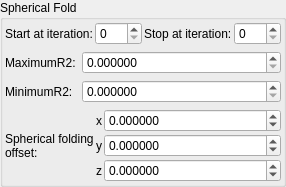
    <widget class="QGroupBox" name="groupBox_2">
     <property name="title">
      <string>Spherical Fold</string>
     </property>
     <layout class="QVBoxLayout" name="verticalLayout_4">
      <property name="leftMargin">
       <number>2</number>
      </property>
      <property name="topMargin">
       <number>2</number>
      </property>
      <property name="rightMargin">
       <number>2</number>
      </property>
      <property name="bottomMargin">
       <number>2</number>
      </property>
      <item>
       <layout class="QGridLayout" name="gridLayout_78">
        <property name="spacing">
         <number>2</number>
        </property>
        <item row="3" column="2">
         <widget class="QLabel" name="label_50">
          <property name="text">
           <string>Stop at iteration:</string>
          </property>
         </widget>
        </item>
        <item row="3" column="1">
         <widget class="MySpinBox" name="spinboxInt_transf_start_iterations_S">
          <property name="sizePolicy">
           <sizepolicy hsizetype="Minimum" vsizetype="Maximum">
            <horstretch>0</horstretch>
            <verstretch>0</verstretch>
           </sizepolicy>
          </property>
          <property name="minimum">
           <number>0</number>
          </property>
          <property name="maximum">
           <number>999</number>
          </property>
          <property name="value">
           <number>0</number>
          </property>
         </widget>
        </item>
        <item row="3" column="3">
         <widget class="MySpinBox" name="spinboxInt_transf_stop_iterations_S">
          <property name="sizePolicy">
           <sizepolicy hsizetype="Preferred" vsizetype="Maximum">
            <horstretch>0</horstretch>
            <verstretch>0</verstretch>
           </sizepolicy>
          </property>
          <property name="maximum">
           <number>999</number>
          </property>
         </widget>
        </item>
        <item row="3" column="0">
         <widget class="QLabel" name="label_70">
          <property name="text">
           <string>Start at iteration:</string>
          </property>
         </widget>
        </item>
       </layout>
      </item>
      <item>
       <layout class="QGridLayout" name="gridLayout_7" columnstretch="0,1">
        <item row="0" column="1">
         <widget class="MyDoubleSpinBox" name="spinbox_transf_maxR2_1">
          <property name="sizePolicy">
           <sizepolicy hsizetype="Minimum" vsizetype="Maximum">
            <horstretch>0</horstretch>
            <verstretch>0</verstretch>
           </sizepolicy>
          </property>
          <property name="prefix">
           <string/>
          </property>
          <property name="suffix">
           <string/>
          </property>
          <property name="decimals">
           <number>6</number>
          </property>
          <property name="minimum">
           <double>0.000000000000000</double>
          </property>
          <property name="maximum">
           <double>99.989999999999995</double>
          </property>
          <property name="singleStep">
           <double>0.100000000000000</double>
          </property>
         </widget>
        </item>
        <item row="1" column="0">
         <widget class="QLabel" name="label_31">
          <property name="text">
           <string>MinimumR2:</string>
          </property>
         </widget>
        </item>
        <item row="1" column="1">
         <widget class="MyDoubleSpinBox" name="spinbox_transf_minR2_p25">
          <property name="sizePolicy">
           <sizepolicy hsizetype="Minimum" vsizetype="Maximum">
            <horstretch>0</horstretch>
            <verstretch>0</verstretch>
           </sizepolicy>
          </property>
          <property name="prefix">
           <string/>
          </property>
          <property name="suffix">
           <string/>
          </property>
          <property name="decimals">
           <number>6</number>
          </property>
          <property name="minimum">
           <double>0.000000000000000</double>
          </property>
          <property name="maximum">
           <double>99.989999999999995</double>
          </property>
          <property name="singleStep">
           <double>0.100000000000000</double>
          </property>
         </widget>
        </item>
        <item row="0" column="0">
         <widget class="QLabel" name="label_22">
          <property name="text">
           <string>MaximumR2:</string>
          </property>
         </widget>
        </item>
       </layout>
      </item>
      <item>
       <layout class="QGridLayout" name="gridLayout_19" columnstretch="0,0,1">
        <property name="spacing">
         <number>2</number>
        </property>
        <item row="3" column="1">
         <widget class="QLabel" name="label_128">
          <property name="sizePolicy">
           <sizepolicy hsizetype="Preferred" vsizetype="Preferred">
            <horstretch>0</horstretch>
            <verstretch>0</verstretch>
           </sizepolicy>
          </property>
          <property name="text">
           <string notr="true">x</string>
          </property>
          <property name="alignment">
           <set>Qt::AlignRight|Qt::AlignTrailing|Qt::AlignVCenter</set>
          </property>
         </widget>
        </item>
        <item row="5" column="1">
         <widget class="QLabel" name="label_126">
          <property name="sizePolicy">
           <sizepolicy hsizetype="Preferred" vsizetype="Preferred">
            <horstretch>0</horstretch>
            <verstretch>0</verstretch>
           </sizepolicy>
          </property>
          <property name="text">
           <string notr="true">z</string>
          </property>
          <property name="alignment">
           <set>Qt::AlignRight|Qt::AlignTrailing|Qt::AlignVCenter</set>
          </property>
         </widget>
        </item>
        <item row="3" column="0" rowspan="3">
         <widget class="QLabel" name="label_18">
          <property name="text">
           <string>Spherical folding
offset:</string>
          </property>
         </widget>
        </item>
        <item row="4" column="1">
         <widget class="QLabel" name="label_127">
          <property name="sizePolicy">
           <sizepolicy hsizetype="Preferred" vsizetype="Preferred">
            <horstretch>0</horstretch>
            <verstretch>0</verstretch>
           </sizepolicy>
          </property>
          <property name="text">
           <string notr="true">y</string>
          </property>
          <property name="alignment">
           <set>Qt::AlignRight|Qt::AlignTrailing|Qt::AlignVCenter</set>
          </property>
         </widget>
        </item>
        <item row="4" column="2">
         <widget class="MyDoubleSpinBox" name="spinbox3_mandelbox_offset_y">
          <property name="sizePolicy">
           <sizepolicy hsizetype="Minimum" vsizetype="Maximum">
            <horstretch>0</horstretch>
            <verstretch>0</verstretch>
           </sizepolicy>
          </property>
          <property name="prefix">
           <string/>
          </property>
          <property name="suffix">
           <string/>
          </property>
          <property name="decimals">
           <number>6</number>
          </property>
          <property name="minimum">
           <double>-100.000000000000000</double>
          </property>
          <property name="maximum">
           <double>100.000000000000000</double>
          </property>
          <property name="singleStep">
           <double>0.100000000000000</double>
          </property>
         </widget>
        </item>
        <item row="3" column="2">
         <widget class="MyDoubleSpinBox" name="spinbox3_mandelbox_offset_x">
          <property name="sizePolicy">
           <sizepolicy hsizetype="Minimum" vsizetype="Maximum">
            <horstretch>0</horstretch>
            <verstretch>0</verstretch>
           </sizepolicy>
          </property>
          <property name="prefix">
           <string/>
          </property>
          <property name="suffix">
           <string/>
          </property>
          <property name="decimals">
           <number>6</number>
          </property>
          <property name="minimum">
           <double>-100.000000000000000</double>
          </property>
          <property name="maximum">
           <double>100.000000000000000</double>
          </property>
          <property name="singleStep">
           <double>0.100000000000000</double>
          </property>
         </widget>
        </item>
        <item row="5" column="2">
         <widget class="MyDoubleSpinBox" name="spinbox3_mandelbox_offset_z">
          <property name="sizePolicy">
           <sizepolicy hsizetype="Minimum" vsizetype="Maximum">
            <horstretch>0</horstretch>
            <verstretch>0</verstretch>
           </sizepolicy>
          </property>
          <property name="prefix">
           <string/>
          </property>
          <property name="suffix">
           <string/>
          </property>
          <property name="decimals">
           <number>6</number>
          </property>
          <property name="minimum">
           <double>-100.000000000000000</double>
          </property>
          <property name="maximum">
           <double>100.000000000000000</double>
          </property>
          <property name="singleStep">
           <double>0.100000000000000</double>
          </property>
         </widget>
        </item>
       </layout>
      </item>
     </layout>
    </widget>
